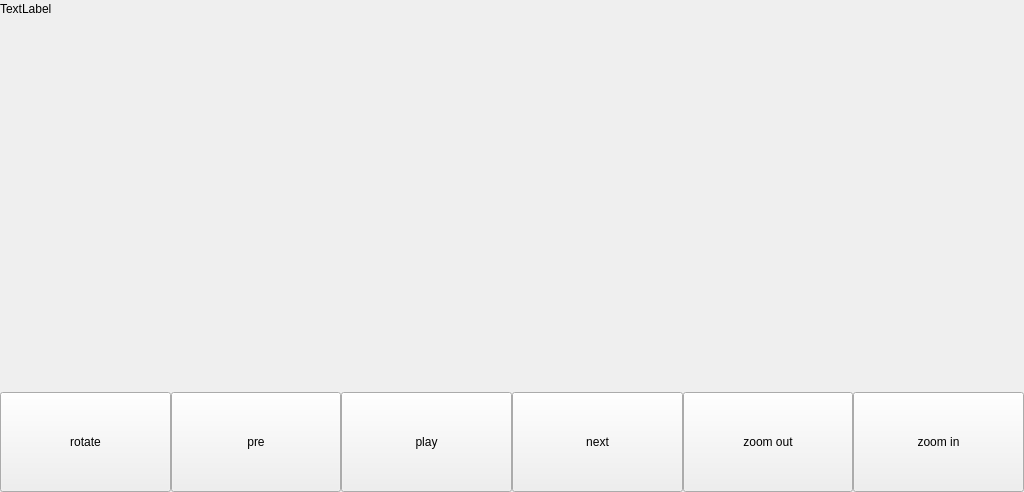
<?xml version="1.0" encoding="UTF-8"?>
<ui version="4.0">
 <class>FormUsbPhoto</class>
 <widget class="QWidget" name="FormUsbPhoto">
  <property name="geometry">
   <rect>
    <x>0</x>
    <y>0</y>
    <width>1024</width>
    <height>492</height>
   </rect>
  </property>
  <property name="windowTitle">
   <string>Form</string>
  </property>
  <layout class="QHBoxLayout" name="horizontalLayout">
   <property name="spacing">
    <number>0</number>
   </property>
   <property name="leftMargin">
    <number>0</number>
   </property>
   <property name="topMargin">
    <number>0</number>
   </property>
   <property name="rightMargin">
    <number>0</number>
   </property>
   <property name="bottomMargin">
    <number>0</number>
   </property>
   <item>
    <widget class="QWidget" name="widget" native="true">
     <layout class="QVBoxLayout" name="verticalLayout" stretch="0,0">
      <property name="spacing">
       <number>0</number>
      </property>
      <property name="leftMargin">
       <number>0</number>
      </property>
      <property name="topMargin">
       <number>0</number>
      </property>
      <property name="rightMargin">
       <number>0</number>
      </property>
      <property name="bottomMargin">
       <number>0</number>
      </property>
      <item>
       <widget class="QWidget" name="widget_2" native="true">
        <widget class="QLabel" name="label">
         <property name="geometry">
          <rect>
           <x>0</x>
           <y>0</y>
           <width>1024</width>
           <height>392</height>
          </rect>
         </property>
         <property name="minimumSize">
          <size>
           <width>1024</width>
           <height>392</height>
          </size>
         </property>
         <property name="text">
          <string/>
         </property>
        </widget>
        <widget class="QLabel" name="label_2">
         <property name="geometry">
          <rect>
           <x>0</x>
           <y>0</y>
           <width>67</width>
           <height>17</height>
          </rect>
         </property>
         <property name="text">
          <string>TextLabel</string>
         </property>
        </widget>
        <zorder>label</zorder>
        <zorder>label_2</zorder>
        <zorder>widget_3</zorder>
       </widget>
      </item>
      <item>
       <widget class="QWidget" name="widget_3" native="true">
        <property name="maximumSize">
         <size>
          <width>16777215</width>
          <height>100</height>
         </size>
        </property>
        <layout class="QHBoxLayout" name="horizontalLayout_2">
         <property name="spacing">
          <number>0</number>
         </property>
         <property name="leftMargin">
          <number>0</number>
         </property>
         <property name="topMargin">
          <number>0</number>
         </property>
         <property name="rightMargin">
          <number>0</number>
         </property>
         <property name="bottomMargin">
          <number>0</number>
         </property>
         <item>
          <widget class="QPushButton" name="pushButton">
           <property name="minimumSize">
            <size>
             <width>0</width>
             <height>100</height>
            </size>
           </property>
           <property name="text">
            <string>rotate</string>
           </property>
          </widget>
         </item>
         <item>
          <widget class="QPushButton" name="pushButton_2">
           <property name="minimumSize">
            <size>
             <width>0</width>
             <height>100</height>
            </size>
           </property>
           <property name="text">
            <string>pre</string>
           </property>
          </widget>
         </item>
         <item>
          <widget class="QPushButton" name="pushButton_3">
           <property name="minimumSize">
            <size>
             <width>0</width>
             <height>100</height>
            </size>
           </property>
           <property name="text">
            <string>play</string>
           </property>
          </widget>
         </item>
         <item>
          <widget class="QPushButton" name="pushButton_4">
           <property name="minimumSize">
            <size>
             <width>0</width>
             <height>100</height>
            </size>
           </property>
           <property name="text">
            <string>next</string>
           </property>
          </widget>
         </item>
         <item>
          <widget class="QPushButton" name="pushButton_5">
           <property name="minimumSize">
            <size>
             <width>0</width>
             <height>100</height>
            </size>
           </property>
           <property name="text">
            <string>zoom out</string>
           </property>
          </widget>
         </item>
         <item>
          <widget class="QPushButton" name="pushButton_6">
           <property name="minimumSize">
            <size>
             <width>0</width>
             <height>100</height>
            </size>
           </property>
           <property name="text">
            <string>zoom in</string>
           </property>
          </widget>
         </item>
        </layout>
       </widget>
      </item>
     </layout>
    </widget>
   </item>
  </layout>
 </widget>
 <resources/>
 <connections/>
</ui>
